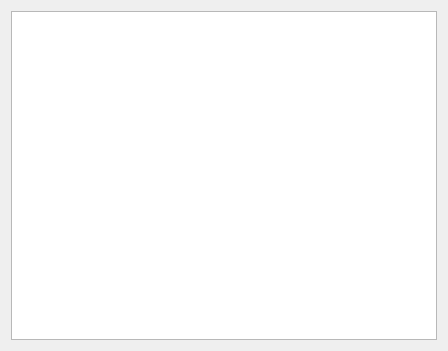
<?xml version="1.0" encoding="UTF-8"?>
<ui version="4.0">
 <class>MainWindow</class>
 <widget class="QMainWindow" name="MainWindow">
  <property name="geometry">
   <rect>
    <x>0</x>
    <y>0</y>
    <width>448</width>
    <height>351</height>
   </rect>
  </property>
  <property name="windowTitle">
   <string>MainWindow</string>
  </property>
  <widget class="QWidget" name="centralWidget">
   <layout class="QGridLayout" name="gridLayout">
    <item row="1" column="0">
     <widget class="MyGraphicsView" name="graphicsView">
      <property name="dragMode">
       <enum>QGraphicsView::ScrollHandDrag</enum>
      </property>
     </widget>
    </item>
   </layout>
  </widget>
 </widget>
 <layoutdefault spacing="6" margin="11"/>
 <customwidgets>
  <customwidget>
   <class>MyGraphicsView</class>
   <extends>QGraphicsView</extends>
   <header>mygraphicsview.h</header>
   <slots>
    <slot>beginRoadDrawing()</slot>
   </slots>
  </customwidget>
 </customwidgets>
 <resources/>
 <connections/>
</ui>
